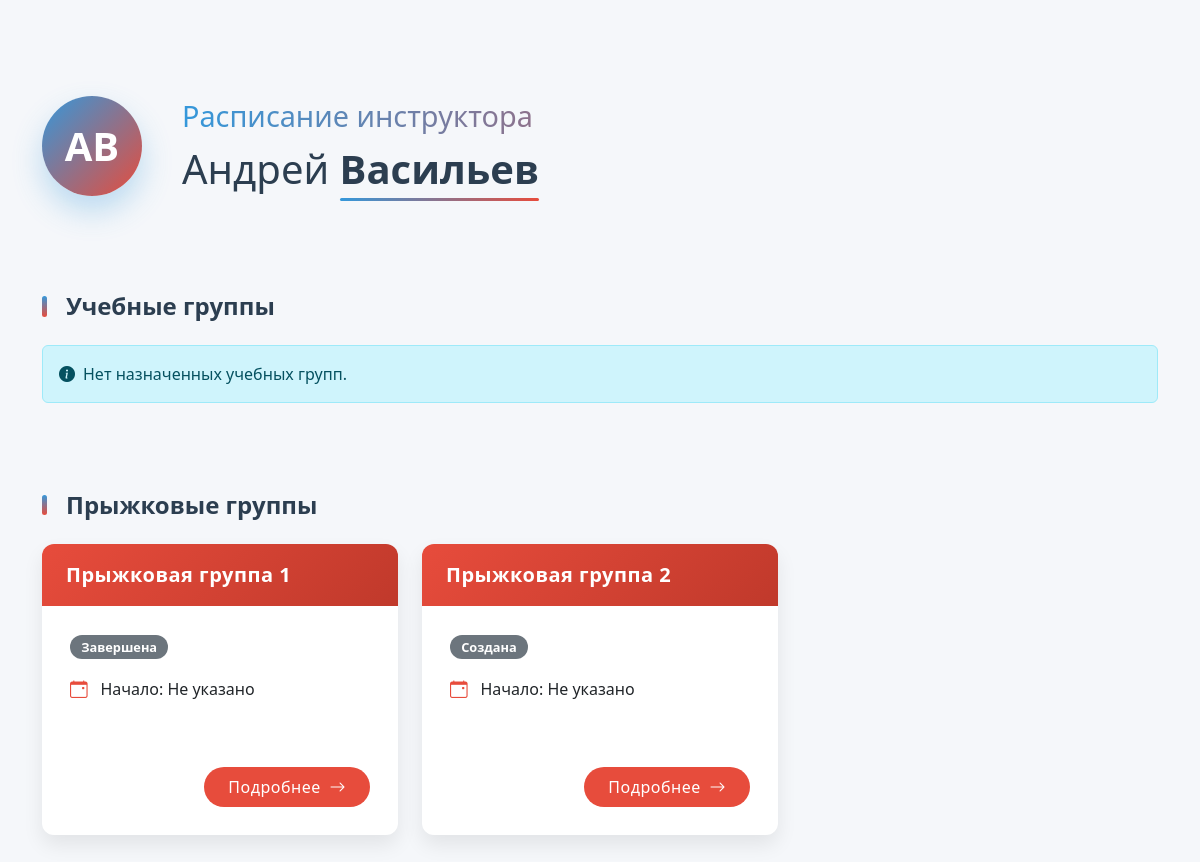
/instructors/4/schedule/, run on an earlier commit of the app's database.
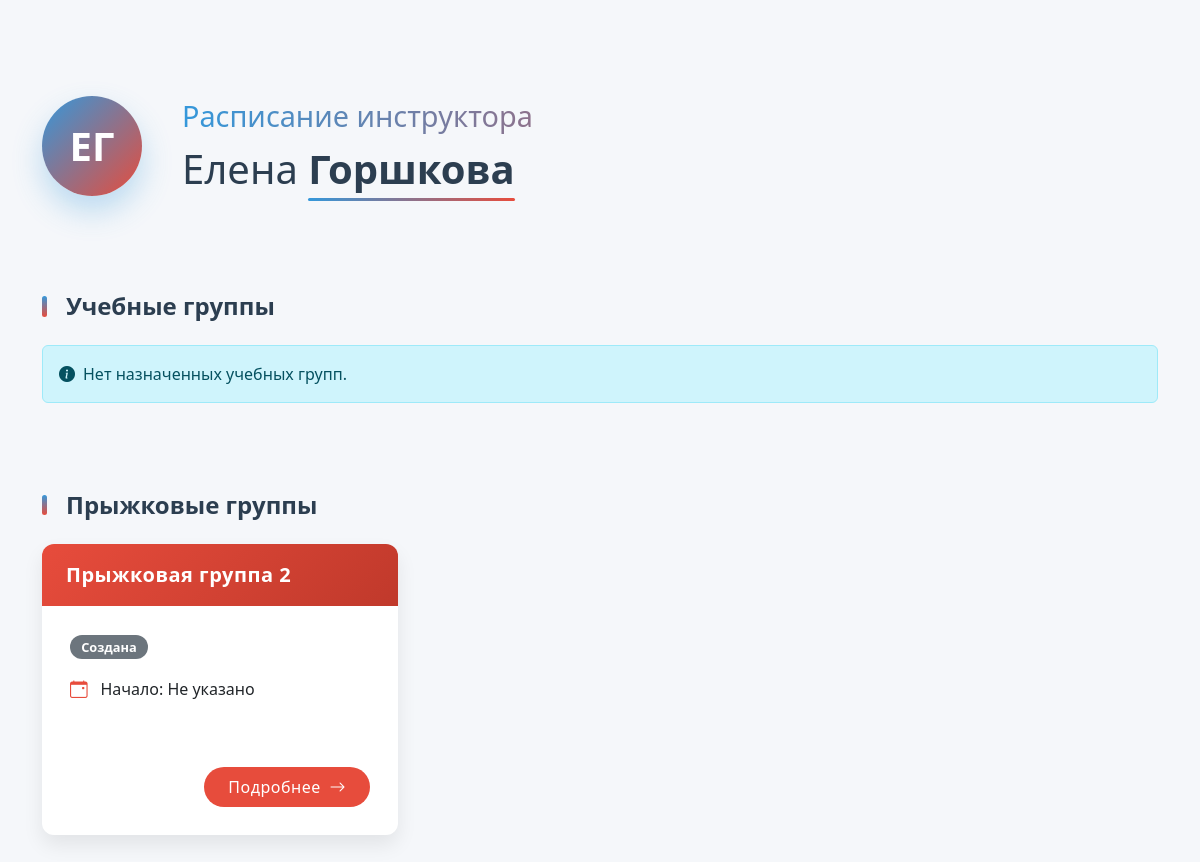
And on a later commit of the database.
### instructors/models.py (models this page shows, shortened)
class Instructor(models.Model):
    instructor_id = models.AutoField(primary_key=True)
    first_name = models.CharField(max_length=255)
    middle_name = models.CharField(max_length=255)
    last_name = models.CharField(max_length=255)
    contact_info = models.CharField(max_length=255)
    qualification = models.CharField(max_length=50)
    status = models.CharField(max_length=50)

class JumpGroup(models.Model):
    instructor_air = models.ForeignKey(Instructor, on_delete=models.CASCADE, related_name='air_instructor')
    instructor_ground = models.ForeignKey(Instructor, on_delete=models.CASCADE, related_name='ground_instructor')
    group_name = models.CharField(max_length=255, default="")
    start_date_time = models.DateTimeField(null=True, blank=True)
    end_date_time = models.DateTimeField(null=True, blank=True)
    jump_date = models.DateTimeField()
    aircraft_type = models.CharField(max_length=255)
    altitude = models.PositiveIntegerField(help_text="Высота в метрах")
    status = models.CharField(
        max_length=50,
        choices=[
            ('created', 'Создана'),
            ('Pre-Flight Preparation', 'Предполетная подготовка'),
            ('Jump In Progress', 'Прыжок в процессе'),
            ('Completed', 'Завершена'),
            ('Cancelled', 'Отменена')
        ],
        default='Created'
    )

### instructors/views.py (the view)
def instructor_schedule(request, instructor_id):
    instructor = get_object_or_404(Instructor, pk=instructor_id)
    training_groups = TrainingGroup.objects.filter(instructor=instructor)
    jump_groups = JumpGroup.objects.filter(
        Q(instructor_air=instructor) | Q(instructor_ground=instructor)
    )
    context = {
        'instructor': instructor,
        'training_groups': training_groups,
        'jump_groups': jump_groups,
    }
    return render(request, 'instructor_schedule.html', context)

### instructors/templates/instructor_schedule.html (shortened to what the changed rows need)
<!DOCTYPE html>
<html lang="ru">
<head>
    <link href="https://cdn.jsdelivr.net/npm/bootstrap@5.3.0/dist/css/bootstrap.min.css" rel="stylesheet">
    <link href="https://cdn.jsdelivr.net/npm/bootstrap-icons@1.10.0/font/bootstrap-icons.css" rel="stylesheet">
</head>
<body>
    <div class="container py-4 py-lg-5">
        <div class="instructor-intro">
            <div class="instructor-card">
                <div class="instructor-avatar">
                    <span class="initials">{{ instructor.first_name|first }}{{ instructor.last_name|first }}</span>
                </div>
                <div class="instructor-meta">
                    <h1 class="instructor-title">
                        <span class="text-gradient">Расписание инструктора</span>
                    </h1>
                    <h2 class="instructor-name">
                        {{ instructor.first_name }} <strong>{{ instructor.last_name }}</strong>
                    </h2>
                </div>
            </div>
        </div>
        <div class="row">
            <div class="col-12">
                <h2 class="section-header">Учебные группы</h2>
            </div>
        </div>
        <div class="row mt-4">
            <div class="col-12">
                <h2 class="section-header">Прыжковые группы</h2>
                {% if jump_groups %}
                    <div class="row group-row">
                        {% for jump in jump_groups %}
                        <div class="col-md-6 col-lg-4 mb-4">
                            <a href="{% url 'jump_group_detail' instructor_id=instructor.instructor_id jump_group_id=jump.id %}" class="text-decoration-none">
                                <div class="card group-card jump-card">
                                    <div class="card-header">
                                        <h5 class="card-title mb-0">{{ jump.group_name }}</h5>
                                    </div>
                                    <div class="card-body">
                                        <span class="badge {% if jump.status == 'active' %}bg-success{% else %}bg-secondary{% endif %} status-badge mb-3">
                                            {{ jump.get_status_display }}
                                        </span>
                                        <div class="info-item">
                                            <i class="bi bi-calendar-event info-icon"></i>
                                            <span>Начало: {% if jump.start_date_time %}{{ jump.start_date_time|date:"d.m.Y H:i" }}{% else %}Не указано{% endif %}</span>
                                        </div>
                                    </div>
                                    <div class="card-footer bg-transparent border-top-0 text-end">
                                        <button class="btn btn-details text-white">Подробнее <i class="bi bi-arrow-right ms-1"></i></button>
                                    </div>
                                </div>
                            </a>
                        </div>
                        {% endfor %}
                    </div>
                {% else %}
                    <div class="alert alert-info d-flex align-items-center" role="alert">
                        <i class="bi bi-info-circle-fill me-2"></i>
                        Нет назначенных прыжковых групп.
                    </div>
                {% endif %}
            </div>
        </div>
    </div>
</body>
</html>

What changed in the data, as far as the page shows it:
no longer on this page (row edited): JumpGroup: group_name "Прыжковая группа 1", status "Завершена", shows "Не указано"
changed Instructor: first_name|first "А" → "Е"; last_name|first "В" → "Г"; first_name "Андрей" → "Елена"; last_name "Васильев" → "Горшкова"
